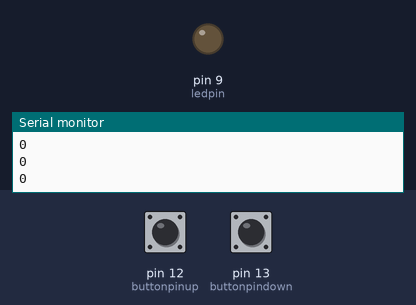
A sketch run on a simulated Arduino Uno, built with avr-gcc and run on an emulated ATmega328P. On the bench: output pins drawn as LEDs (lit = HIGH), the last lines printed to the serial monitor. The inputs (shaded band) are chosen by the test bench; at power-on: pin 12 (buttonpinup) LOW, pin 13 (buttonpindown) LOW.

Above: at 1.2 s.
1.3 s: pin 12 (buttonpinup) pulsed HIGH 2 times (0.12 s each, 0.3 s apart)
At 2.4 s:
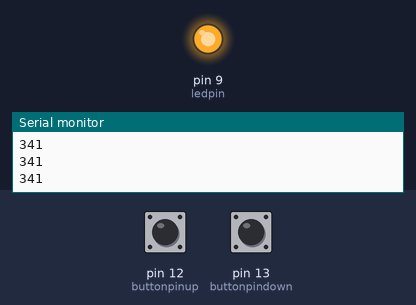
Timing chart, 0 to 4.3 s (numbered marks = the images above; inputs shaded):
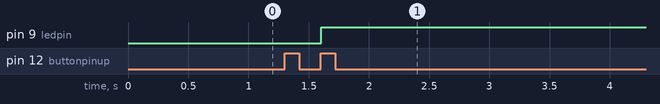

The sketch:

updownbrightness_LED.ino
```cpp
int ledpin=9, buttonpinup=12, buttonpindown=13, ledstate=0, ledbright;
int buttonupold=0, buttonupnew, buttondownold=0, buttondownnew;

void setup() {
  Serial.begin(9600);
  pinMode(ledpin, OUTPUT);
  pinMode(buttonpinup, INPUT);
  pinMode(buttonpindown,INPUT);
}
void loop() {
buttonupnew=digitalRead(buttonpinup);
buttondownnew=digitalRead(buttonpindown);
Serial.println(ledbright);
 if(buttonupold==0&&buttonupnew==1){  //ie when the up brightness button was down and released the loop engages.
  ledbright=(1023./3.)*ledstate;     //3 brightness stages.
  analogWrite(ledpin, ledbright);
  ledstate++;
  if(ledstate>=4){
    ledstate=3;
   }
  }
 buttonupold=buttonupnew;  //important command to ensure light stays on, no other loop will enagage until button is pressed.
 if(buttondownold==0&&buttondownnew==1&&ledstate>=1){ //similar but down loop
  ledstate--;
  ledbright=(1023./3.)*ledstate;
  analogWrite(ledpin, ledbright);
   if(ledstate<=0){
   ledstate=0;
   }
 }buttondownold=buttondownnew;
}
```

Measured:
- after the input at 1.3 s, pin 9 (ledpin): LOW → HIGH after 0.31 s
